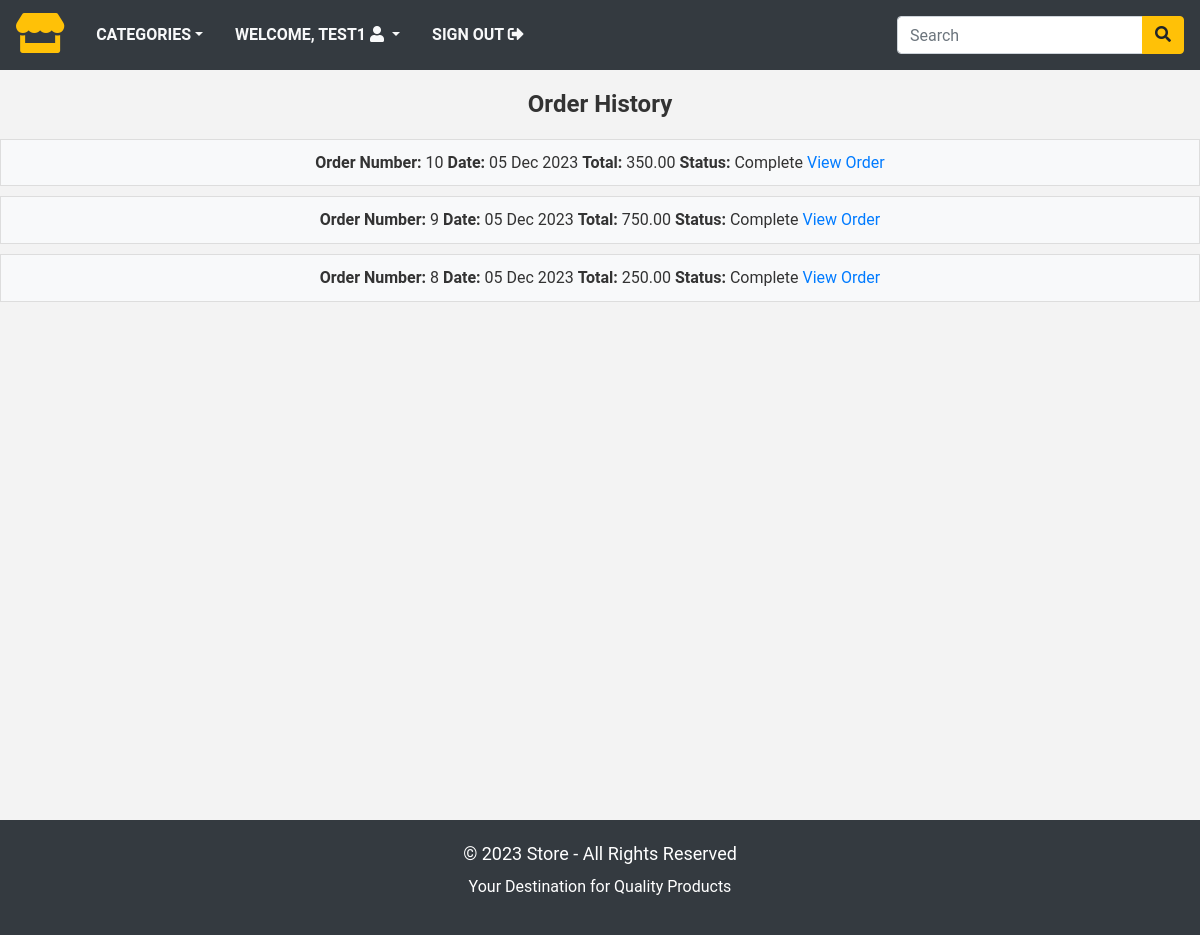
The page /order_history/ (signed in) on the database as committed earlier.
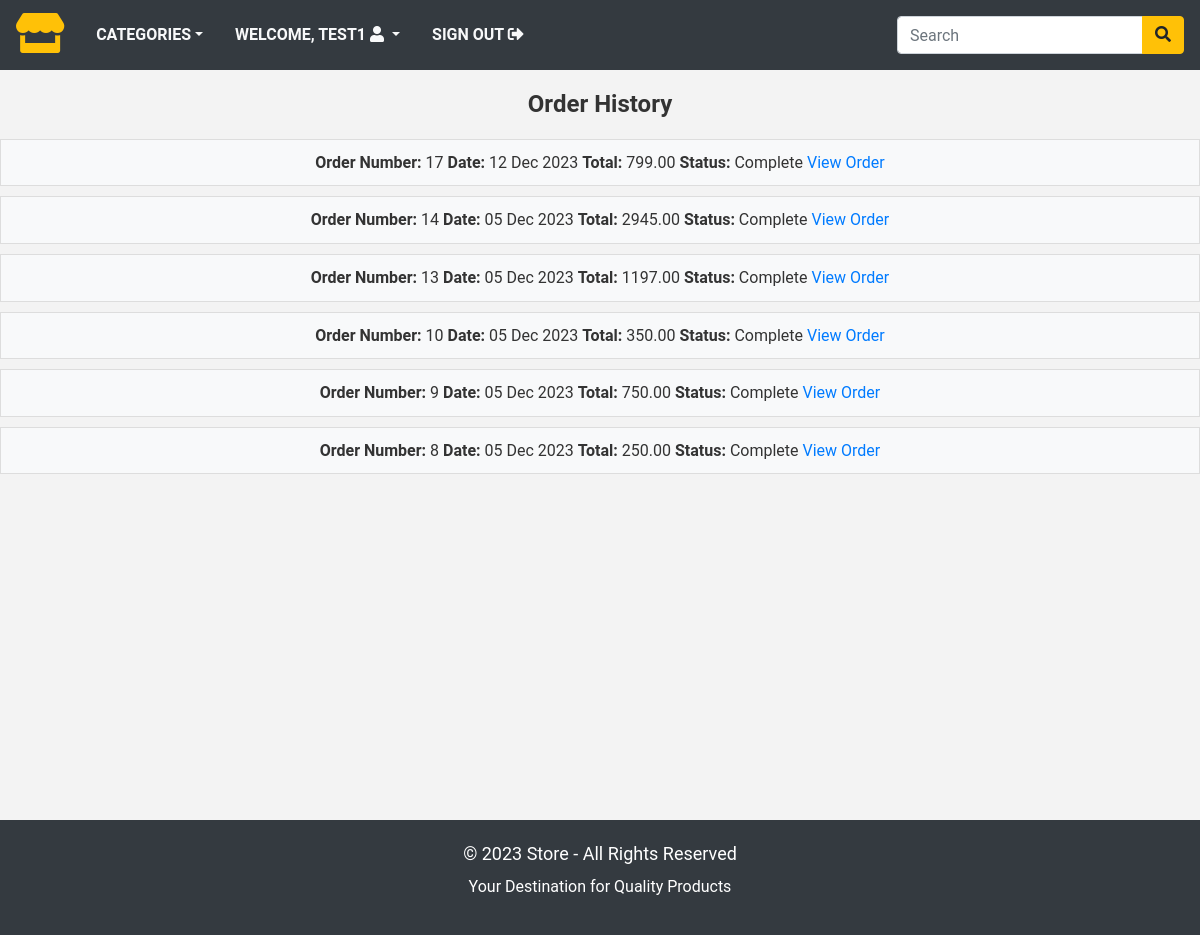
The same page on the database as committed later.
### store/models.py (models this page shows)
class Order(models.Model):
    token = models.CharField(max_length=250, blank=True)
    total = models.DecimalField(max_digits=10, decimal_places=2, verbose_name='USD Order Total')
    emailAddress = models.EmailField(max_length=250, blank=True, verbose_name='Email Address')
    created = models.DateTimeField(auto_now=True)
    billingName = models.CharField(max_length=250, blank=True)
    billingAddress1 = models.CharField(max_length=250, blank=True)
    billingCity = models.CharField(max_length=250, blank=True)
    billingPostcode = models.CharField(max_length=250, blank=True)
    billingCountry = models.CharField(max_length=250, blank=True)
    shippingName = models.CharField(max_length=250, blank=True)
    shippingAddress1 = models.CharField(max_length=250, blank=True)
    shippingCity = models.CharField(max_length=250, blank=True)
    shippingPostcode = models.CharField(max_length=250, blank=True)
    shippingCountry = models.CharField(max_length=250, blank=True)
    class Meta:
        db_table = 'Order'  # Custom database table name
        ordering = ['-created']  # Default ordering by creation date, newest first
    def __str__(self):
        return str(self.id)

### store/views.py (the view)
# urls.py: path('order_history/', views.orderHistory, name='order_history'),
@login_required(redirect_field_name='next', login_url='signin')
def orderHistory(request):
    if request.user.is_authenticated:
        email = str(request.user.email)
        order_details = Order.objects.filter(emailAddress=email)
        print(email)
        print(order_details)
    return render(request, 'orders_list.html', {'order_details': order_details})

### store/context_processors.py (called while the page is built)
def counter(request):
    item_count = 0
    if 'admin' in request.path:
        return {}
    else:
        try:
            cart = Cart.objects.filter(cart_id=_cart_id(request))
            cart_items = CartItem.objects.all().filter(cart=cart[:1])
            for cart_item in cart_items:
                item_count += cart_item.quantity
        except Cart.DoesNotExist:
            item_count = 0
    return dict(item_count=item_count)

def menu_links(request):
    links = Category.objects.all()
    return dict(links=links)

### store/models.py (called while the page is built)
    def get_url(self):
        return reverse('products_by_category', args=[self.slug])

### store/views.py (called while the page is built)
def _cart_id(request):
    cart = request.session.session_key
    if not cart:
        cart = request.session.create()
    return cart

### store/templates/orders_list.html (shortened to what this page needs)
{% extends 'base.html' %}
{% load static %}
{% block content %}
  <div class="text-center">
    <h1 class="title">
      Order History
    </h1>
    {% if order_details %}
      <ul class="order-list">
        {% for order in order_details %}
          <li>
            <span class="order-item"><strong>Order Number:</strong> {{ order.id }}</span>
            <span class="order-item"><strong>Date:</strong> {{ order.created|date:"d M Y" }}</span>
            <span class="order-item"><strong>Total:</strong> {{ order.total }}</span>
            <span class="order-item"><strong>Status:</strong> Complete</span>
            <span class="order-item"><a href="{% url 'order_detail' order.id %}">View Order</a></span>
          </li>
        {% endfor %}
      </ul>
    {% else %}
      <p>No orders have been placed yet.</p>
      <a href="{% url 'home' %}" class="continue-shopping-button">Continue Shopping</a>
    {% endif %}
  </div>
{% endblock %}

### store/templates/base.html (shortened to what this page needs)
{% load static %}
<!doctype html>
<html lang="en">
  <head>
    <link rel="stylesheet" href="https://stackpath.bootstrapcdn.com/bootstrap/4.3.1/css/bootstrap.min.css">
    <link rel="stylesheet" href="https://use.fontawesome.com/releases/v5.8.1/css/all.css">
    <link rel="stylesheet" href="{% static 'css/base.css' %}">
    <link rel="stylesheet" href="{% static 'css/cart.css' %}">
  </head>
  <body>
    <div class="page-container">
       <div class="content-wrap">
         {% include 'navbar.html' %}
         {% block content %}
         {% endblock %}
       </div>
    </div>
    {% include 'footer.html' %}
  </body>
</html>

### store/templates/navbar.html (shortened to what this page needs)
<nav class="navbar navbar-expand-md navbar-light bg-dark">
  <a href="/" class="navbar-brand"><i class="fas fa-store text-warning fa-2x"></i></a>
  <div class="collapse navbar-collapse justify-content-between" id="nav">
  <ul class="navbar-nav">
    <li class="nav-item dropdown"><a class="nav-link text-light text-uppercase font-weight-bold px-3 dropdown-toggle"
      href="" data-toggle="dropdown">Categories</a>
    </li>
    {% if request.user.is_authenticated and request.user.first_name %}
      <li class="nav-item dropdown">
        <a class="nav-link text-light text-uppercase font-weight-bold px-3 dropdown-toggle" data-toggle="dropdown">
          Welcome, {{ request.user.first_name }} <i class="fas fa-user circle"></i>
        </a>
      </li>
      <li class="nav-item">
        <a class="nav-link text-light text-uppercase font-weight-bold px-3" href="{% url 'signout' %}">
          Sign Out <i class="fas fa-sign-out-alt"></i>
        </a>
      </li>
    {% endif %}
  </ul>
  <form class="form-inline ml-3" action="{% url 'search' %}", method="GET">
    <div class="input-group">
      <input type="text" name="title" class="form-control" placeholder="Search">
      <div class="input-group-append">
        <button type="submit" class="btn btn-warning"><i class="fas fa-search"></i></button>
      </div>
    </div>
  </form>
  </div>
</nav>

### store/templates/footer.html
<footer style="background-color: #343a40; color: white; padding: 20px; margin-top: 20px;">
  <div style="text-align: center;">
    <p style="font-size: 18px; margin-bottom: 0;">&copy; 2023 Store - All Rights Reserved</p>
    <p style="font-size: 16px; margin-top: 5px;">Your Destination for Quality Products</p>
  </div>
</footer>

### store/static/css/base.css (style rules this page uses)
body,html { background: #f3f3f3; font-family: 'Roboto', sans-serif; color: #333; line-height: 1.6; height: 100%; }

### store/templates/base.html (style rules this page uses)
.page-container { display: flex; flex-direction: column; min-height: 100vh; }
.content-wrap { flex: 1; }

### store/templates/orders_list.html (style rules this page uses)
.text-center { text-align: center; }
.title { font-size: 24px; font-weight: bold; margin: 20px 0; }
.order-list { list-style: none; padding: 0; }
.order-list li { border: 1px solid #ddd; margin-bottom: 10px; padding: 10px; background-color: #f8f9fa; }
.order-item { margin-bottom: 5px; }

Rows that differ between the two databases and show on the page:
added Order: id "17", created "12 Dec 2023", total "799.00"
added Order: id "14", created "05 Dec 2023", total "2945.00"
added Order: id "13", created "05 Dec 2023", total "1197.00"
